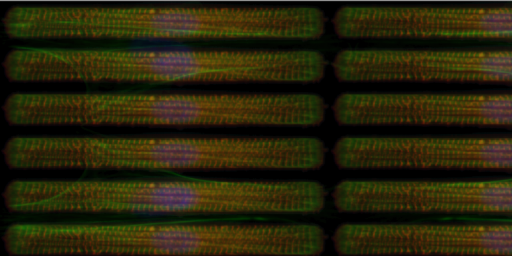
%> input picture overlay/106_12_rect_1250 (1)_clean_im7.tif, 512 x 256 px
$ octave --eval "result = myimfcn(imread('../overlay/106_12_rect_1250 (1)_clean_im7.tif'));"   (GNU Octave 9; MATLAB toolbox functions it lacks are replaced by stand-ins)
%> lines starting %> are read from the running program, lines starting %| are printed output that depends on the picture; in (x1, y1, x2, y2) boxes, pixels count from 0 and x2, y2 are one past the last pixel; in counts of white or black regions, pixels touching at a corner belong together; the program's own positions count from 1
function results = myimfcn(RGB)
%Image Processing Function
%
% IM      - Input image.
% RESULTS - A scalar structure with the processing results.
%

%--------------------------------------------------------------------------
% Auto-generated by imageBatchProcessor App.
%
% When used by the App, this function will be called for every input image
% file automatically. IM contains the input image as a matrix. RESULTS is a
% scalar structure containing the results of this processing function.
%
%--------------------------------------------------------------------------


% Replace the sample below with your code----------------------------------
X=rgb2gray(RGB);
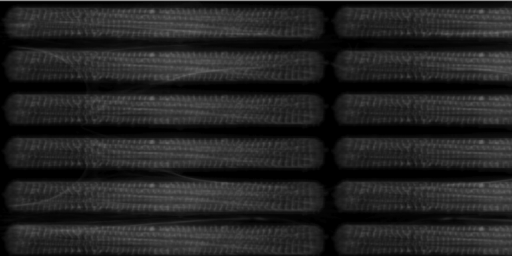
%> X: size 256x512 uint8; min 0, max 148, mean 35
X = imadjust(X);
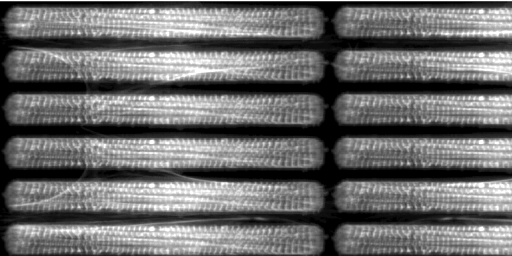
%> X: size 256x512 uint8; min 0, max 255, mean 106.6

% Threshold image - manual threshold
BW = X > 80;
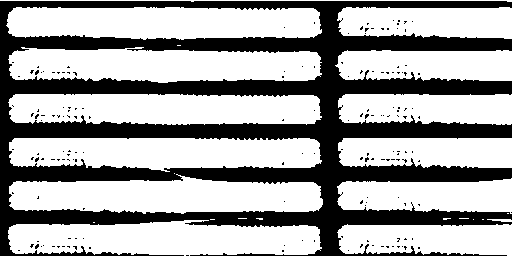
%> BW: size 256x512 logical; 64.4% white; 165 black regions (164 under 20 px), largest, box (x1, y1, x2, y2) and area: (0, 1, 512, 256) 46032

% Dilate mask with disk
radius = 3;
decomposition = 0;
se = strel('disk', radius, decomposition);
BW = imdilate(BW, se);
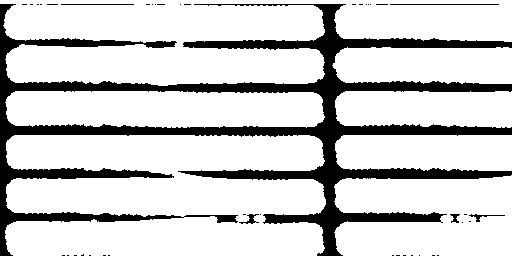
%> BW: size 256x512 logical; 80.9% white; 42 black regions (36 under 20 px), largest, box (x1, y1, x2, y2) and area: (0, 4, 512, 256) 24498, (390, 4, 499, 5) 109, (239, 214, 259, 224) 74, (61, 4, 134, 5) 73, (469, 214, 505, 222) 70, (450, 214, 460, 223) 48

% Fill holes
BW = imfill(BW, 'holes');
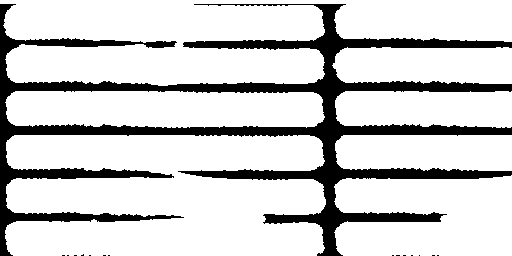
%> BW: size 256x512 logical; 81.4% white; 15 black regions (14 under 20 px), largest, box (x1, y1, x2, y2) and area: (0, 4, 512, 256) 24296

% Create masked image.
maskedImage = RGB;
%> maskedImage is the input picture: size 256x512x3 uint8; mean R, G, B 40.9, 36.7, 10.7
maskedImage(~BW) = 0;
%> maskedImage: size 256x512x3 uint8; 9.05% of pixels changed, all inside (x1, y1, x2, y2) = (0, 4, 512, 256)
results.clean = maskedImage;
results.bw     = BW;


%--------------------------------------------------------------------------

$ run again, on overlay/106_12_rect_1250 (14)_clean_im2.tif
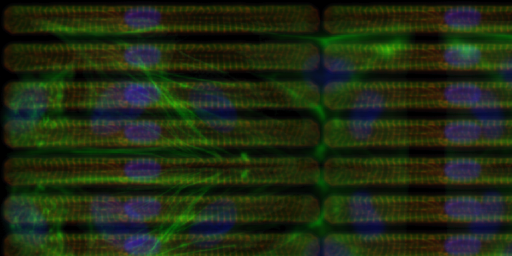
%> input picture overlay/106_12_rect_1250 (14)_clean_im2.tif, 512 x 256 px
%> in myimfcn, `BW = X > 80;`:
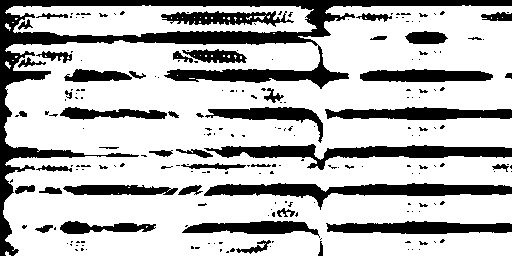
%> BW: size 256x512 logical; 73.1% white; 215 black regions (160 under 20 px), largest, box (x1, y1, x2, y2) and area: (0, 0, 512, 256) 12502, (204, 183, 512, 210) 3150, (204, 144, 512, 170) 3085
%> in myimfcn, `BW = imfill(BW, 'holes');`:
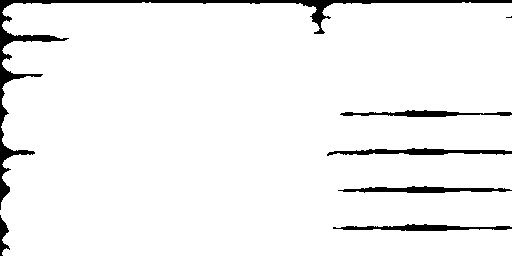
%> BW: size 256x512 logical; 95% white; 7 black regions (1 under 20 px), largest, box (x1, y1, x2, y2) and area: (0, 0, 512, 210) 3536, (327, 148, 512, 156) 783, (338, 186, 512, 193) 717, (333, 224, 512, 231) 688, (340, 110, 512, 117) 624, (0, 215, 10, 256) 196
%> in myimfcn, maskedImage is the input picture: size 256x512x3 uint8; mean R, G, B 31.7, 43, 18.9
%> maskedImage: size 256x512x3 uint8; 3.15% of pixels changed, all inside (x1, y1, x2, y2) = (0, 0, 512, 256)

$ run again, on overlay/106_12_rect_1250 (4)_clean_im4.tif
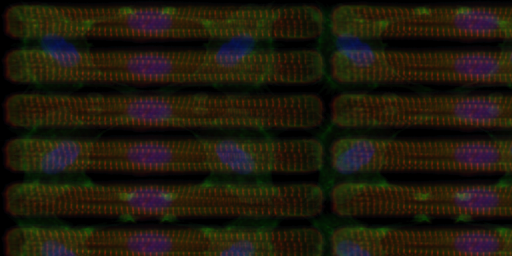
%> input picture overlay/106_12_rect_1250 (4)_clean_im4.tif, 512 x 256 px
%> in myimfcn, `BW = X > 80;`:
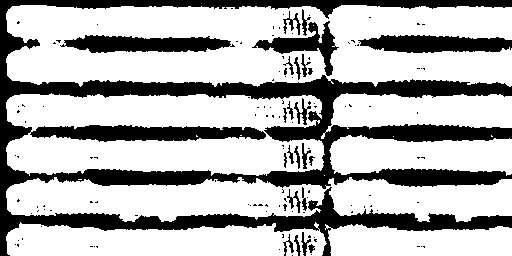
%> BW: size 256x512 logical; 69.9% white; 135 black regions (111 under 20 px), largest, box (x1, y1, x2, y2) and area: (0, 0, 512, 256) 32241, (60, 35, 235, 53) 2164, (358, 35, 512, 53) 2094
%> in myimfcn, `BW = imfill(BW, 'holes');`:
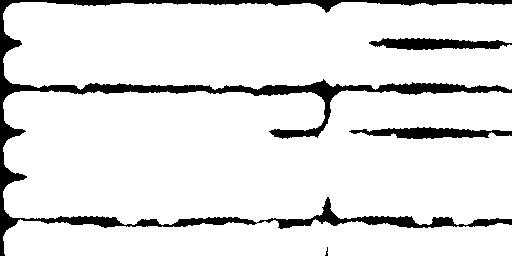
%> BW: size 256x512 logical; 89.7% white; 4 black regions (1 under 20 px), largest, box (x1, y1, x2, y2) and area: (0, 0, 512, 256) 11177, (349, 127, 512, 139) 1166, (369, 38, 512, 50) 1157
%> in myimfcn, maskedImage is the input picture: size 256x512x3 uint8; mean R, G, B 32.2, 26, 13.3
%> maskedImage: size 256x512x3 uint8; 5.93% of pixels changed, all inside (x1, y1, x2, y2) = (0, 0, 512, 256)
